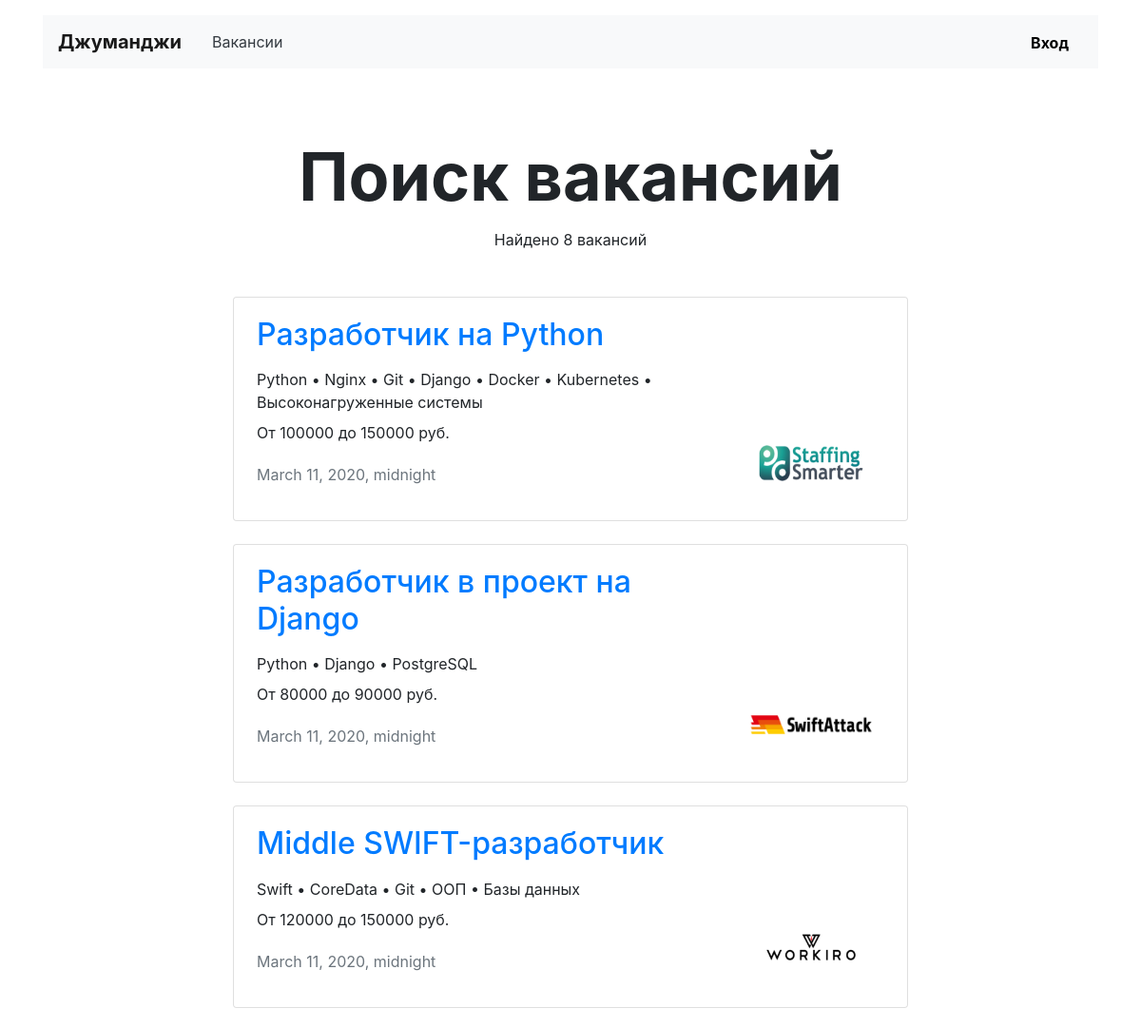
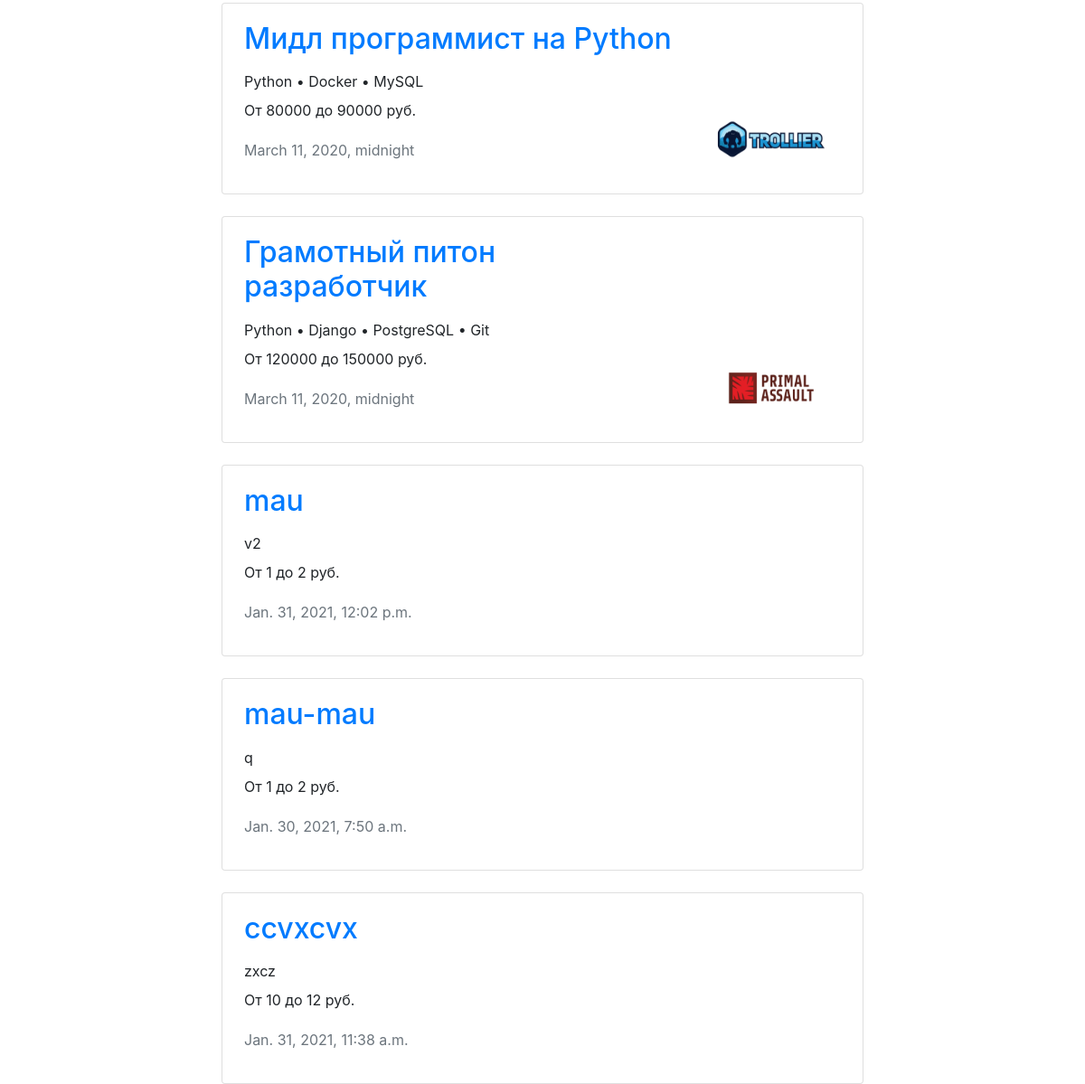
Page /vacancies/ on the committed database (2 pictures, top to bottom).
### vacancies/models.py (models this page shows, shortened)
class Vacancy(models.Model):
    title = models.CharField(max_length=120)
    specialty = models.ForeignKey(Specialty, on_delete=models.CASCADE, related_name='vacancies')
    company = models.ForeignKey(Company, on_delete=models.CASCADE, related_name='vacancies')
    skills = models.TextField()
    description = models.TextField()
    salary_from = models.IntegerField()
    salary_to = models.IntegerField()
    posted = models.DateTimeField()

class Company(models.Model):
    title = models.CharField(max_length=120)
    location = models.CharField(max_length=120)
    logo = models.ImageField(upload_to=settings.MEDIA_COMPANY_IMAGE_DIR, blank=True, default=None)
    description = models.TextField()
    employee_count = models.IntegerField()
    owner = models.OneToOneField(User, on_delete=models.CASCADE)

### vacancies/views/public.py (the view)
# urls.py: path('vacancies/', AllVacanciesView.as_view(), name='all_vacancies'),
class AllVacanciesView(TemplateView):
    template_name = 'vacancies/public/vacancies.html'
    def get_context_data(self, **kwargs):
        context = super(AllVacanciesView, self).get_context_data(**kwargs)
        context['count_of_vacancies'] = Vacancy.objects.count()
        context['vacancies'] = Vacancy.objects.all()
        return context

### templates/vacancies/public/vacancies.html (shortened to what this page needs)
{% extends 'vacancies/public/list_of_vacancies.html' %}
{% block header_container %}
    Поиск вакансий
{% endblock %}

### templates/vacancies/public/vacancy_card.html
{% load static %}
<div class="row mt-4">
    <div class="col-12 col-lg-8 offset-lg-2 m-auto">
        <div class="card">
            <div class="card-body px-4">
                <div class="row">
                    <div class="col-12 col-md-8 col-lg-9">
                        <h2 class="h2 pb-2"><a
                                href="{% url 'vacancy' vacancy.id %}">{{ vacancy.title }}</a></h2>
                        <p class="mb-2">{{ vacancy.skills }}</p>
                        <p>От {{ vacancy.salary_from }} до {{ vacancy.salary_to }} руб.</p>
                        <p class="text-muted pt-1">{{ vacancy.posted }}</p>
                    </div>
                    <div class="col-12 col-md-4 col-lg-3 d-flex align-items-end">
                        {% if vacancy.company.logo %}
                            <a href="{% url 'company' vacancy.company.id %}"><img src="{{ vacancy.company.logo.url }}"
                                                                                  width="130" height="80"
                                                                                  alt=""></a>{% endif %}
                    </div>
                </div>
            </div>
        </div>
    </div>
</div>

### rows in the picture
Vacancy: title "Разработчик на Python", skills "Python • Nginx • Git • Django • Docker • Kubernetes • Высоконагруженные системы", salary_from "100000", salary_to "150000", posted "March 11, 2020, midnight", company.logo (picture)
Vacancy: title "Разработчик в проект на Django", skills "Python • Django • PostgreSQL", salary_from "80000", salary_to "90000", posted "March 11, 2020, midnight", company.logo (picture)
Vacancy: title "Middle SWIFT-разработчик", skills "Swift • CoreData • Git • ООП • Базы данных", salary_from "120000", salary_to "150000", posted "March 11, 2020, midnight", company.logo (picture)
Vacancy: title "Мидл программист на Python", skills "Python • Docker • MySQL", salary_from "80000", salary_to "90000", posted "March 11, 2020, midnight", company.logo (picture)
Vacancy: title "Грамотный питон разработчик", skills "Python • Django • PostgreSQL • Git", salary_from "120000", salary_to "150000", posted "March 11, 2020, midnight", company.logo (picture)
Vacancy: title "mau", skills "v2", salary_from "1", salary_to "2", posted "Jan. 31, 2021, 12:02 p.m."
Vacancy: title "mau-mau", skills "q", salary_from "1", salary_to "2", posted "Jan. 30, 2021, 7:50 a.m."
Vacancy: title "ccvxcvx", skills "zxcz", salary_from "10", salary_to "12", posted "Jan. 31, 2021, 11:38 a.m."

### other values in the picture
{{ count_of_vacancies }} "8"
